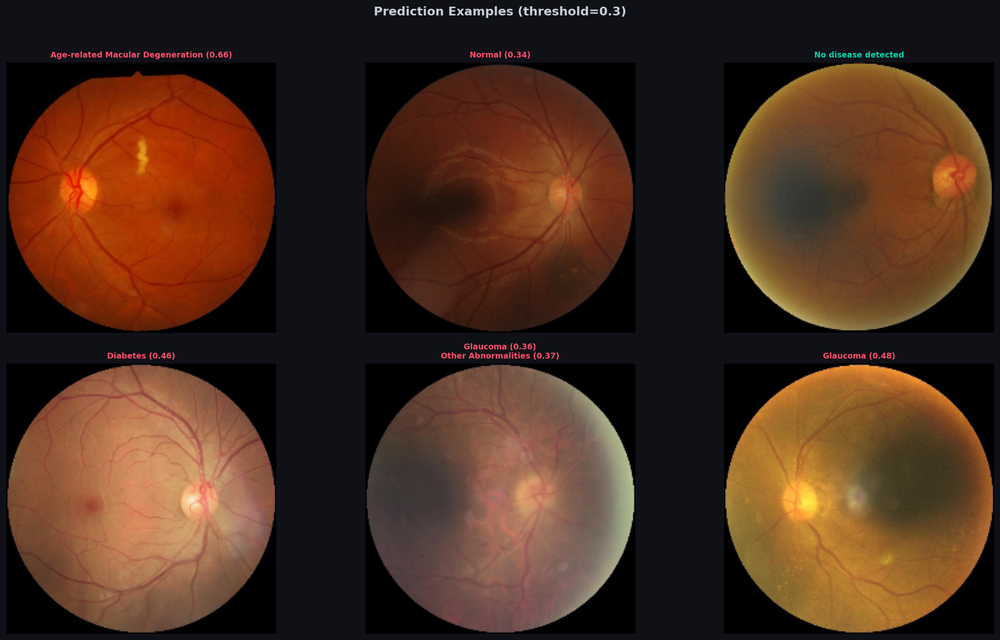
#> input picture reports/prediction_examples.png, 1000 x 640 px, shrunk from 2400 x 1535 before the run
$ python retina_validator.py ../reports/prediction_examples.png
#> lines starting #> are read from the running program, lines starting #| are printed output that depends on the picture; after the words box and inside, x2 and y2 are one past the last pixel; in counts of white or black regions, pixels touching at a corner belong together
"""
retina_validator.py
-------------------
Heuristic retinal fundus image validator.

Uses three complementary signals to determine whether an uploaded
image is a retinal fundus photograph:
  1. Color distribution (red channel dominance)
  2. Circular structure detection (fundus field-of-view)
  3. Aspect ratio & minimum size

██  NO LLM / NO ML MODEL  ██
This is a lightweight heuristic-only validator.

An image must pass at least 2 of 3 checks to be considered valid.
"""

import cv2
import numpy as np


# ─── Thresholds ─── #
MIN_RED_MEAN = 55                # Fundus images have warm-toned illumination
MIN_SIZE = 50                    # Minimum dimension in pixels
MAX_ASPECT_RATIO = 3.0           # Reject extremely elongated images
MIN_CIRCLE_AREA_FRAC = 0.10     # Circle must occupy ≥10% of image area
DARK_BORDER_THRESHOLD = 30       # Pixel value considered "dark border"
MIN_DARK_BORDER_FRAC = 0.05     # At least 5% dark border expected around fundus


def _check_color_distribution(img_rgb: np.ndarray) -> dict:
    """
    Check whether the image has color properties consistent with
    a retinal fundus photograph.

    Retinal images have:
      - High red channel intensity (from fundus camera illumination)
      - Red > Green in most of the non-black region
      - Warm color tones overall

    Returns dict with 'passed' (bool) and 'reason' (str).
    """
    # Mask out very dark pixels (background)
    gray = cv2.cvtColor(img_rgb, cv2.COLOR_RGB2GRAY)
    mask = gray > 20  # non-background pixels

    if mask.sum() < 100:
        return {"passed": False, "reason": "Image is mostly dark/empty"}

    r = img_rgb[:, :, 0][mask].astype(float)
    g = img_rgb[:, :, 1][mask].astype(float)
    b = img_rgb[:, :, 2][mask].astype(float)

    r_mean = np.mean(r)
    g_mean = np.mean(g)
    b_mean = np.mean(b)

    # Fundus images typically have red-dominant illumination
    red_dominant = r_mean > g_mean
    red_sufficient = r_mean > MIN_RED_MEAN

    # Check that it's not a grayscale image disguised as RGB
    color_spread = max(r_mean, g_mean, b_mean) - min(r_mean, g_mean, b_mean)
    has_color = color_spread > 8

    passed = red_dominant and red_sufficient and has_color

    return {
        "passed": passed,
        "reason": "" if passed else "Color distribution not consistent with retinal image",
        "r_mean": round(r_mean, 1),
        "g_mean": round(g_mean, 1),
        "b_mean": round(b_mean, 1),
    }


def _check_circular_structure(img_rgb: np.ndarray) -> dict:
    """
    Detect the circular field-of-view characteristic of fundus images.

    Fundus photographs have a circular bright region against a dark
    background, produced by the fundus camera's optical system.

    Uses a combination of:
      - Dark border detection (fundus images have black corners)
      - Contour-based circle detection
    """
    gray = cv2.cvtColor(img_rgb, cv2.COLOR_RGB2GRAY)
    h, w = gray.shape
    total_pixels = h * w

    # Check for dark borders (fundus images have black corners)
    corner_size = min(h, w) // 8
    if corner_size < 5:
        return {"passed": False, "reason": "Image too small for structure analysis"}

    # Sample corner regions
    corners = [
        gray[:corner_size, :corner_size],          # top-left
        gray[:corner_size, -corner_size:],          # top-right
        gray[-corner_size:, :corner_size],          # bottom-left
        gray[-corner_size:, -corner_size:],         # bottom-right
    ]

    dark_corner_count = sum(
        1 for c in corners if np.mean(c) < DARK_BORDER_THRESHOLD
    )

    # Fundus images typically have dark corners (circular FOV)
    has_dark_corners = dark_corner_count >= 2

    # Try to find a large bright contour (the fundus circle)
    blurred = cv2.GaussianBlur(gray, (15, 15), 0)
    _, binary = cv2.threshold(blurred, 25, 255, cv2.THRESH_BINARY)

    # Clean up
    kernel = cv2.getStructuringElement(cv2.MORPH_ELLIPSE, (15, 15))
    binary = cv2.morphologyEx(binary, cv2.MORPH_CLOSE, kernel, iterations=3)
    binary = cv2.morphologyEx(binary, cv2.MORPH_OPEN, kernel, iterations=2)

    contours, _ = cv2.findContours(binary, cv2.RETR_EXTERNAL,
                                   cv2.CHAIN_APPROX_SIMPLE)

    has_large_circular = False
    if contours:
        largest = max(contours, key=cv2.contourArea)
        area = cv2.contourArea(largest)
        perimeter = cv2.arcLength(largest, True)

        # Check if contour is roughly circular (circularity metric)
        if perimeter > 0:
            circularity = 4 * np.pi * area / (perimeter * perimeter)
            area_frac = area / total_pixels

            # Circularity > 0.5 and area > 10% → likely a fundus circle
            has_large_circular = (circularity > 0.4 and
                                  area_frac > MIN_CIRCLE_AREA_FRAC)

    passed = has_dark_corners or has_large_circular

    return {
        "passed": passed,
        "reason": "" if passed else "No circular fundus structure detected",
        "dark_corners": dark_corner_count,
        "has_circular_region": has_large_circular,
    }


def _check_aspect_ratio(img_rgb: np.ndarray) -> dict:
    """
    Check image dimensions are reasonable for a retinal photograph.

    Fundus images are typically:
      - Near-square (1:1) or slightly rectangular (4:3)
      - At least 50×50 pixels
      - Not extremely elongated (rules out screenshots, banners)
    """
    h, w = img_rgb.shape[:2]

    if h < MIN_SIZE or w < MIN_SIZE:
        return {
            "passed": False,
            "reason": f"Image too small ({w}×{h}px, minimum {MIN_SIZE}×{MIN_SIZE})"
        }

    ratio = max(h, w) / max(min(h, w), 1)

    if ratio > MAX_ASPECT_RATIO:
        return {
            "passed": False,
            "reason": f"Extreme aspect ratio ({ratio:.1f}:1) — not consistent with retinal image"
        }

    return {
        "passed": True,
        "reason": "",
        "dimensions": f"{w}×{h}",
        "aspect_ratio": round(ratio, 2),
    }


def validate_retinal_image(image_path: str = None,
                           image_array: np.ndarray = None) -> dict:
    """
    Validate whether an image is a retinal fundus photograph.

    Must pass at least 2 of 3 heuristic checks:
      1. Color distribution (red channel dominance)
      2. Circular structure (fundus field-of-view)
      3. Aspect ratio & size

    Parameters
    ----------
    image_path : str or None
        Path to image file. Used if image_array is None.
    image_array : np.ndarray or None
        RGB image array. If provided, image_path is ignored.

    Returns
    -------
    dict
        is_retinal : bool — True if image passes validation.
        reason : str — '' if valid, else failure description.
        checks : dict — Individual check results.
    """
#> called with image_path = '../reports/prediction_examples.png'
    # Load image
    if image_array is not None:
        img_rgb = image_array.copy()
        # Ensure uint8
        if img_rgb.dtype != np.uint8:
            if img_rgb.max() <= 1.0:
                img_rgb = (img_rgb * 255).astype(np.uint8)
            else:
                img_rgb = img_rgb.astype(np.uint8)
    elif image_path is not None:
        img_bgr = cv2.imread(image_path)
#> img_bgr is the input picture: shape (640, 1000, 3); mean B, G, R 31.2, 46.5, 74.2
        if img_bgr is None:
            return {
                "is_retinal": False,
                "reason": f"Cannot read image: {image_path}",
                "checks": {},
            }
        img_rgb = cv2.cvtColor(img_bgr, cv2.COLOR_BGR2RGB)
    else:
        return {
            "is_retinal": False,
            "reason": "No image provided",
            "checks": {},
        }

    # Run checks
    color_result = _check_color_distribution(img_rgb)
#> in _check_color_distribution, `gray = cv2.cvtColor(img_rgb, cv2.COLOR_RGB2GRAY)`:
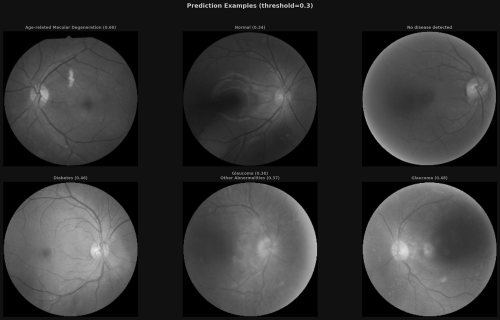
#> gray: shape (640, 1000) (shown at 1/2 size); min 0, max 246, mean 53
#> in _check_color_distribution, `mask = gray > 20`:
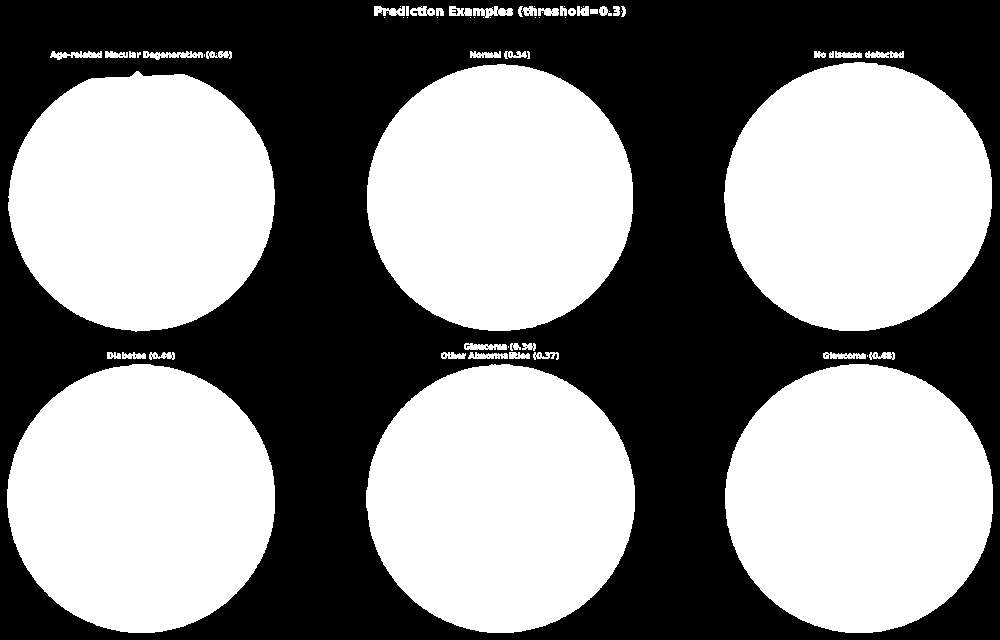
#> mask: shape (640, 1000) bool; 53.4% white; 60 black regions (59 under 20 px), largest, box (x1, y1, x2, y2) and area: (0, 0, 1000, 640) 298006
#> in _check_color_distribution, `r_mean = np.mean(r)`: r_mean = 130.1
#> in _check_color_distribution, `g_mean = np.mean(g)`: g_mean = 77.17
#> in _check_color_distribution, `b_mean = np.mean(b)`: b_mean = 45.02
#> in _check_color_distribution, `red_dominant = r_mean > g_mean`: red_dominant = True
#> in _check_color_distribution, `color_spread = max(r_mean, g_mean, b_mean) - min(r_mean, g_mean, b_mean)`: color_spread = 85.04
#> in _check_color_distribution, `has_color = color_spread > 8`: has_color = True
#> color_result = {'passed': True, 'reason': '', 'r_mean': 130.1, 'g_mean': 77.2, 'b_mean': 45}
    structure_result = _check_circular_structure(img_rgb)
#> in _check_circular_structure, `dark_corner_count = sum( 1 for c in corners if np.mean(c) < DARK_BORDE..`: dark_corner_count = 3
#> in _check_circular_structure, `has_dark_corners = dark_corner_count >= 2`: has_dark_corners = True
#> in _check_circular_structure, `_, binary = cv2.threshold(blurred, 25, 255, cv2.THRESH_BINARY)`:
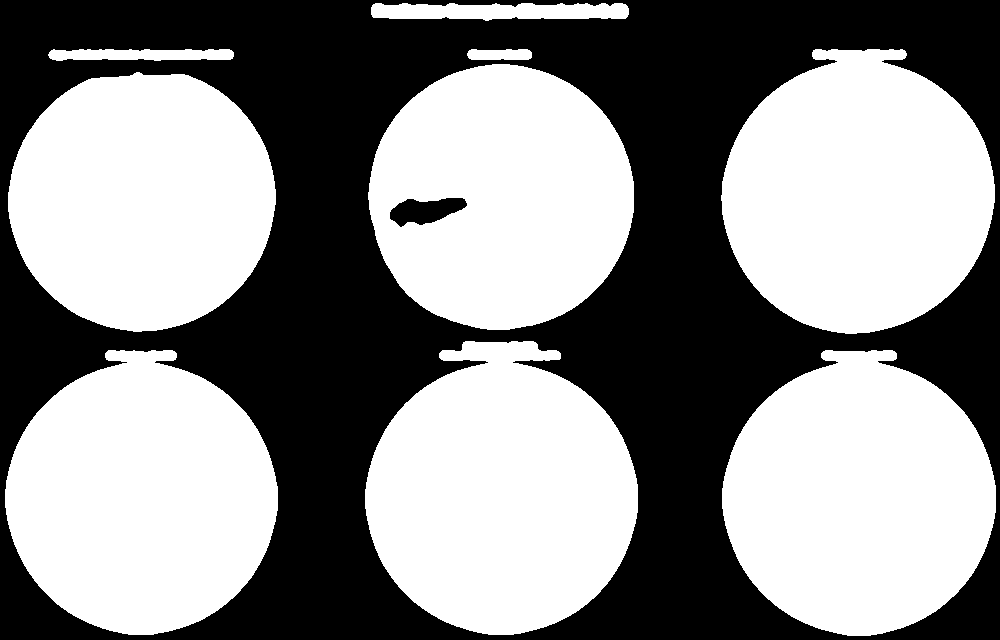
#> binary: shape (640, 1000); 54.9% white; 2 black regions, box (x1, y1, x2, y2) and area: (0, 0, 1000, 640) 286971, (390, 198, 467, 227) 1422
#> in _check_circular_structure, `binary = cv2.morphologyEx(binary, cv2.MORPH_CLOSE, kernel, iterations=3)`:
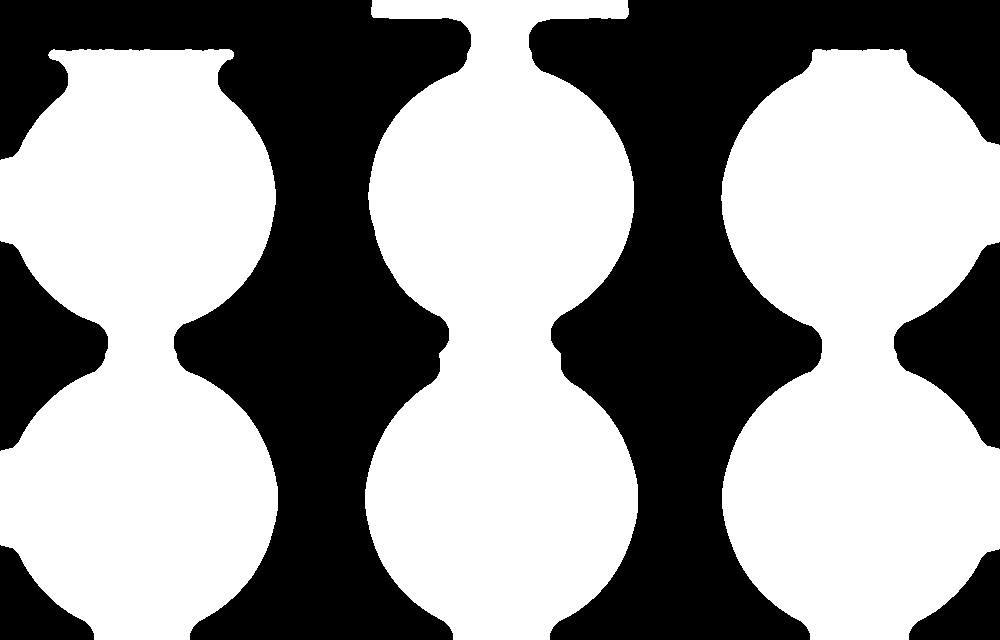
#> binary: shape (640, 1000); 58.1% white; 6 black regions, box (x1, y1, x2, y2) and area: (0, 0, 471, 640) 118350, (529, 0, 1000, 640) 116783, (0, 241, 108, 451) 11956, (894, 242, 1000, 449) 11674, (0, 545, 94, 640) 4758, (909, 549, 1000, 640) 4476
#> in _check_circular_structure, `binary = cv2.morphologyEx(binary, cv2.MORPH_OPEN, kernel, iterations=2)`:
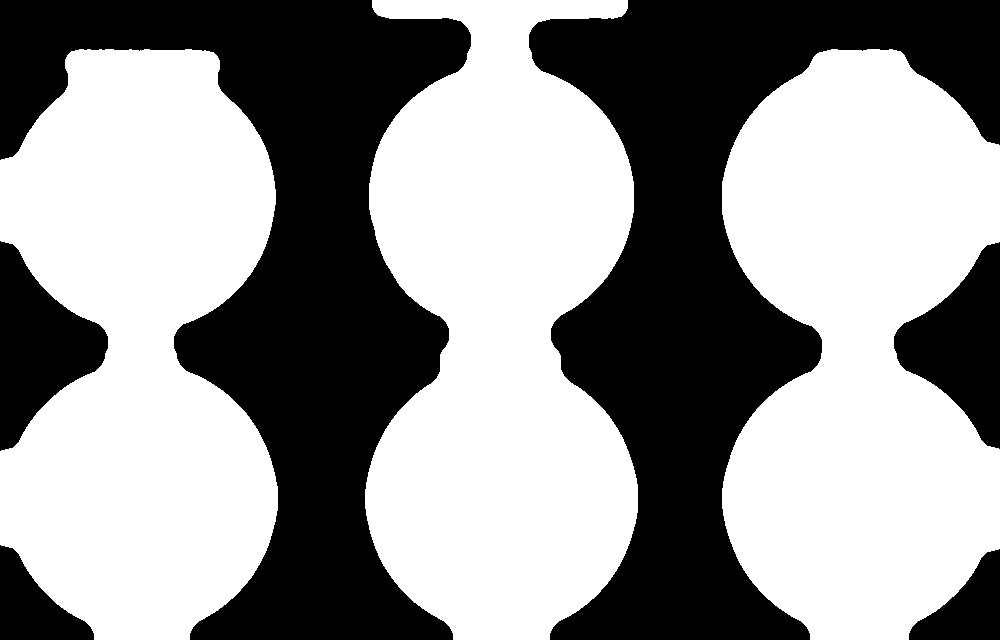
#> binary: shape (640, 1000); 58% white; 6 black regions
#> in _check_circular_structure, `contours, _ = cv2.findContours(binary, cv2.RETR_EXTERNAL, cv2.CHAIN_AP..`: contours = 3 contours; box (x1, y1, x2, y2) and area: (365, 0, 638, 640) 125709, (722, 49, 1000, 640) 122122, (0, 49, 278, 640) 121041
#> in _check_circular_structure, `largest = max(contours, key=cv2.contourArea)`: largest = contour of 726 points, box (x1, y1, x2, y2) (365, 0, 638, 640), area 125709
#> in _check_circular_structure, `area = cv2.contourArea(largest)`: area = 125709
#> in _check_circular_structure, `perimeter = cv2.arcLength(largest, True)`: perimeter = 2156.4
#> in _check_circular_structure, `circularity = 4 * np.pi * area / (perimeter * perimeter)`: circularity = 0.34
#> in _check_circular_structure, `area_frac = area / total_pixels`: area_frac = 0.196
#> in _check_circular_structure, `has_large_circular = (circularity > 0.4 and area_frac > MIN_CIRCLE_ARE..`: has_large_circular = False
#> in _check_circular_structure, `passed = has_dark_corners or has_large_circular`: passed = True
#> structure_result = {'passed': True, 'reason': '', 'dark_corners': 3, 'has_circular_region': False}
    aspect_result = _check_aspect_ratio(img_rgb)
#> aspect_result = {'passed': True, 'reason': '', 'dimensions': '1000×640', 'aspect_ratio': 1.56}

    checks = {
        "color_distribution": color_result,
        "circular_structure": structure_result,
        "aspect_ratio": aspect_result,
    }

    # Must pass at least 2 of 3
    passed_count = sum(1 for c in checks.values() if c["passed"])
#> passed_count = 3
    is_retinal = passed_count >= 2
#> is_retinal = True

    if not is_retinal:
        failed = [name for name, c in checks.items() if not c["passed"]]
        reasons = [checks[f]["reason"] for f in failed if checks[f]["reason"]]
        reason = (
            "Please upload a valid retinal fundus image. "
            "The uploaded image does not appear to be a retinal photograph. "
            f"({'; '.join(reasons)})"
        )
    else:
        reason = ""

    return {
        "is_retinal": is_retinal,
        "reason": reason,
        "checks": checks,
        "passed_count": passed_count,
    }


# ─── CLI test ─── #
if __name__ == "__main__":
    import sys
    import json

    if len(sys.argv) < 2:
        print("Usage: python -m src.retina_validator <image_path>")
        sys.exit(1)

    result = validate_retinal_image(image_path=sys.argv[1])
#> result = 4 items
#> (the run stopped early here; a loop or call above may not have finished)

$ run again, on reports/correlation_matrix.png
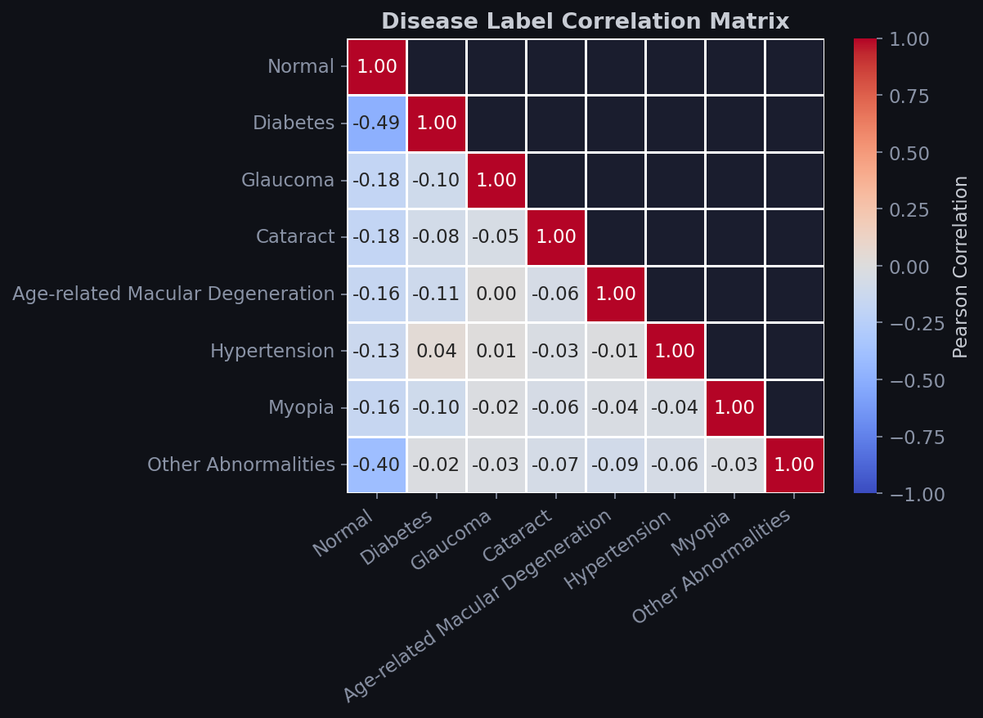
#> input picture reports/correlation_matrix.png, 983 x 718 px, shrunk from 1202 x 878 before the run
#> in validate_retinal_image, img_bgr is the input picture: shape (718, 983, 3); mean B, G, R 62.2, 52.5, 56
#> in _check_color_distribution, `mask = gray > 20`:
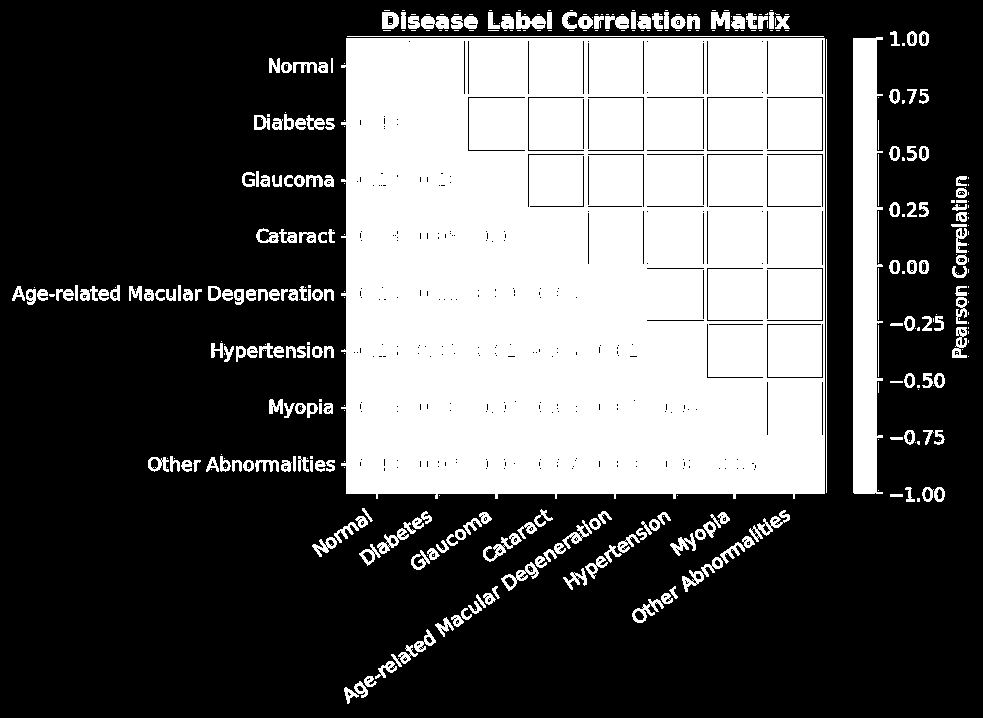
#> mask: shape (718, 983) bool; 35.4% white; 431 white regions (209 under 20 px), largest, box (x1, y1, x2, y2) and area: (341, 38, 825, 499) 214245, (853, 37, 883, 494) 11079, (347, 36, 824, 37) 477
#> r_mean = 131.3
#> g_mean = 117.8
#> b_mean = 134.1
#> red_dominant = True
#> color_spread = 16.34
#> has_color = True
#> color_result = {'passed': True, 'reason': '', 'r_mean': 131.3, 'g_mean': 117.8, 'b_mean': 134.1}
#> dark_corner_count = 4
#> has_dark_corners = True
#> in _check_circular_structure, `binary = cv2.morphologyEx(binary, cv2.MORPH_OPEN, kernel, iterations=2)`:
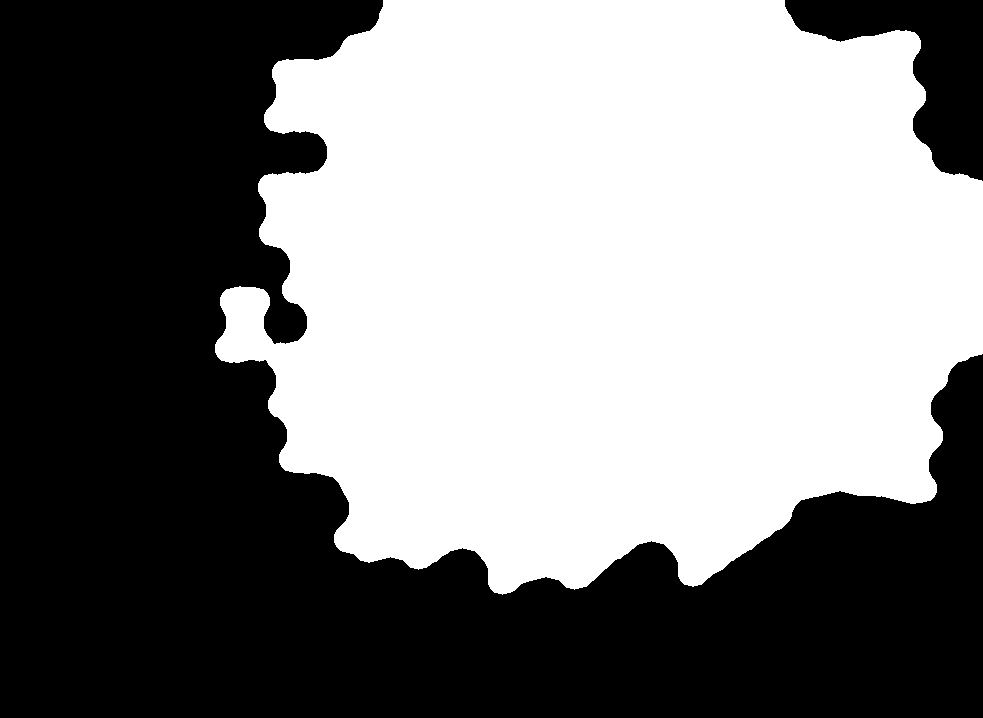
#> binary: shape (718, 983); 50.3% white; 2 black regions
#> contours = 1 contour; box (x1, y1, x2, y2) and area: (215, 0, 983, 595) 353534
#> largest = contour of 982 points, box (x1, y1, x2, y2) (215, 0, 983, 595), area 353534
#> area = 353534
#> perimeter = 3042.6
#> circularity = 0.48
#> area_frac = 0.501
#> has_large_circular = True
#> structure_result = {'passed': True, 'reason': '', 'dark_corners': 4, 'has_circular_region': True}
#> aspect_result = {'passed': True, 'reason': '', 'dimensions': '983×718', 'aspect_ratio': 1.37}
#> passed_count = 3
#> is_retinal = True
#> result = 4 items
